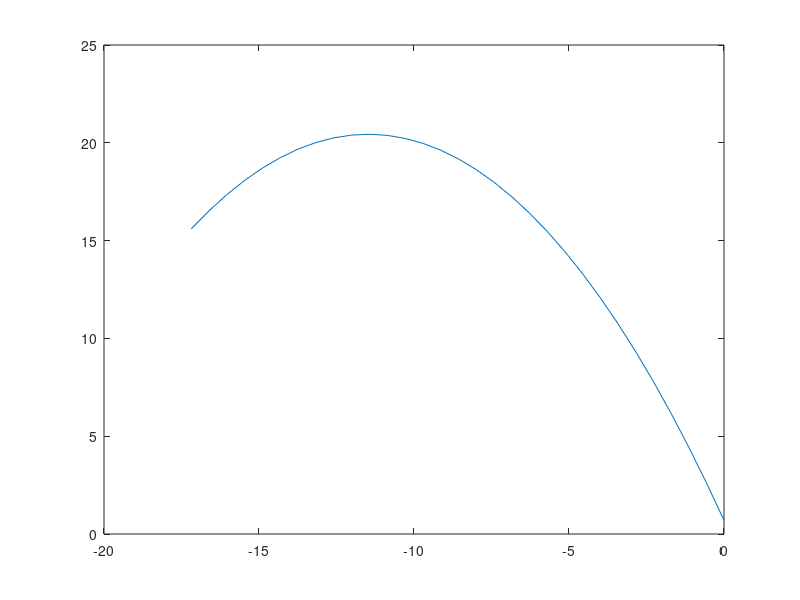

MATLAB code to generate this figure:
close all
clear all
clc

%Constantes
m=0.057;
R=0.0067/2;
A=pi*R^2;
p=1.225;
g=9.8;

w=0;%-3000*((2*pi)/60); %100*pi;




%Vetores
h=0.1;
tf=3;
t=0:h:tf;

z=zeros(1,length(t));
x=zeros(1,length(t));

z(1)=0.7;
vi=-20;

v_x(1)=vi*cos(5);
v_z(1)=vi*sin(5);
v(1)=20;

angle=5*pi/180;
%Integrador - EULER

for i=1:length(t)-1
 S=w*R/v(i);
 CD=0.508+(22.503+4.196*S^-2.5)^-0.4;
 CL=(2.022+0.981*S^-1)^-1;


 a_x(i)=(-0.5*CD*p*(v(i)*cos(angle)).^2*A)/m;
 a_z(i)=-g-(0.5*CD*p*(v(i)*sin(angle)).^2*A)/m-(-0.5*CL*p*A*v(i)^2*(w*v(i)*sin(angle))/m);
 
 v_x(i+1)=v_x(i)+a_x(i)*h;
 v_z(i+1)=v_z(i)+a_z(i)*h;
 
 v(i+1)=sqrt((v_x(i).^2+v_z(i).^2));
 
 z(i+1)=z(i)+v_z(i)*h;
 x(i+1)=x(i)+v_x(i)*h;      
end


plot(x,z)





